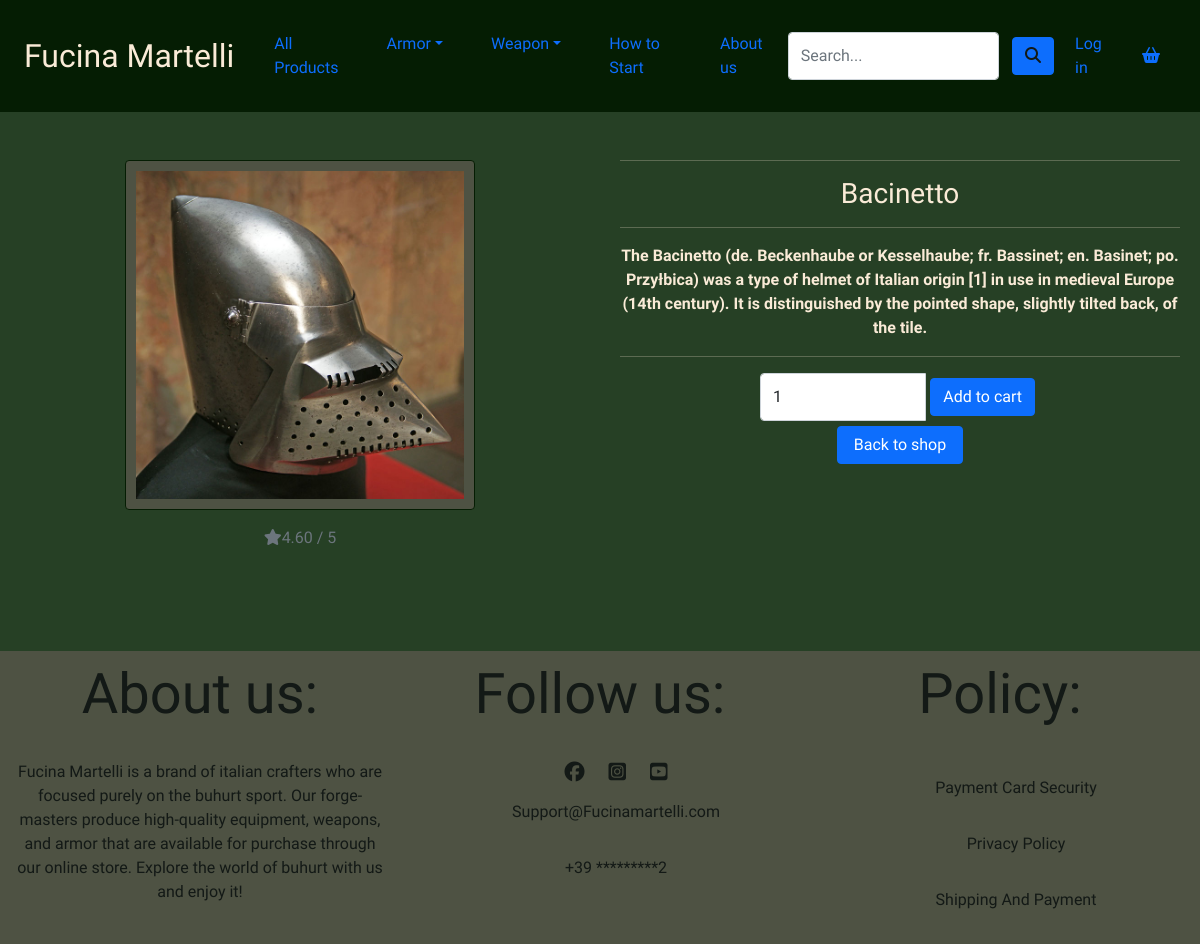
The page /products/1/ on the database its author committed.
### products/models.py (models this page shows, shortened)
class Product(models.Model):
    category = models.ForeignKey('Category', null=True, blank=True, on_delete=models.SET_NULL)
    sku = models.CharField(max_length=254, null=True, blank=True)
    name = models.CharField(max_length=254)
    description = models.TextField()
    price = models.DecimalField(max_digits=6, decimal_places=2)
    rating = models.DecimalField(max_digits=6, decimal_places=2, null=True, blank=True)
    image_url = models.URLField(max_length=1024, null=True, blank=True)
    image = models.ImageField(null=True, blank=True)
    discount = models.CharField(max_length=100,
                  choices=DISCOUNT, default=1)

### products/views.py (the view)
# urls.py: path('<product_id>/', views.product_detail, name='product_detail'),
def product_detail(request, product_id):
    product = get_object_or_404(Product, pk=product_id)
    context = {
        'product': product,
    }
    return render(request, 'products/product_detail.html', context)

### cart/contexts.py (called while the page is built)
def cart_contents(request):
    cart = request.session.get('cart', {})
    cart_items = []
    total_product = 0
    product_count = 0
    total = 0
    for id, quantity in cart.items():
        product = get_object_or_404(Product, pk=id)
        total_product += quantity * product.price
        product_count += quantity
        cart_items.append({'id': id, 'quantity': quantity,
                           'product': product})
    return {'cart_items': cart_items, 'total': total, 'total_product': total_product, 'product_count': product_count}

### products/templates/products/product_detail.html (shortened to what this page needs)
{% extends 'base.html' %}
{% load static %}
{% block content %}
<div class="container-fluid justify-content-center">
    <div class="row">
        <div class="inner-card-detail text-center col-12 col-md-6">
            <img src="{{ product.image.url }}" class="img-fluid rounded img-detail mt-3" alt="{{ product.name }}">
            <br>
            {% if product.rating %}
            <p class="text-muted mt-3"><i class="fas fa-star mr-1"></i>{{ product.rating }} / 5</p>
            {% else %}
            <p class="text-muted mt-3">No Rating</p>
            {% endif %}
        </div>
        <div class="inner-card-detail text-center col-12 col-md-6">
            <div class="justify-content-between align-items-center text-center mt-3 px-2 card-detail">
                <hr>
                <h3 class="font-weight-bold">{{ product.name }}</h3>
                <hr>
                <p>
                    {{ product.description }}
                </p>
                <hr>
                <form class="form" action="{% url 'add_to_cart' product.id %}" method="POST">
                    <div class="form-row">
                        <div class="col-sm-12 col-md-4 center">
                            <div class="form-group">
                                <div class="input-group align-middle">
                                    <input class="form-control qty-input " name="quantity" type="number" value="1"
                                        min="1" max="10" data-item_id="{{ product.id }}" id="id_qty_{{ product.id }}">
                                    <span class="input-group-btn">
                                        <button type="submit" class="btn btn-primary amend-btn">Add to cart</button>
                                    </span>
                                </div>
                                <span>
                                    <a class="btn btn-primary px-3" href="{% url 'products' %}">Back to
                                        shop</a>
                                </span>
                            </div>
                        </div>
                    </div>
                </form>
            </div>
        </div>
    </div>
</div>
{% endblock %}

### static/css/style.css (style rules this page uses)
body { position: absolute; top: 9em; font-family: 'Signika Negative', sans-serif; color: #131916; background-color: #264025; }
.center { display: block; margin-left: auto; margin-right: auto; width: 50%; }
a, li, span { text-decoration: none; color: #131916; }
.img-fluid.rounded { height: 350px; width: 350px; }
.btn { margin: 5px; }
.card-detail { color: antiquewhite; font-weight: 600; }
.img-detail { background-color: #4E5243; padding: 10px; border: 1px solid #051D03; }

### rows shown on the page
Product: image (picture), rating "4.60", name "Bacinetto", description "The Bacinetto (de. Beckenhaube or Kesselhaube; fr. Bassinet; en. Basinet; po. Przyłbica) was a type of helmet of Italian origin [1] in use in medieval Europe (14th century). It is distinguished by the pointed shape, slightly tilted back, of the tile.", quantity "1"
